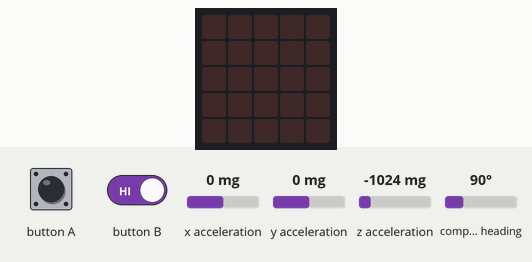
The program below on a simulated BBC micro:bit running MicroPython. On the bench: the board's 5×5 LED display. Inputs (shaded band) come from the test bench; at power-on: x acceleration 0 mg, y acceleration 0 mg, z acceleration -1024 mg, compass heading 90°. The 48×5 strip is a reading aid, not a part: it shows the text the display is scrolling, unrolled, one strip-width of it at a time; the compass is already calibrated.

Above: at 1.3 s.
1.4 s: button A pressed for 0.15 s
At 1.6 s:
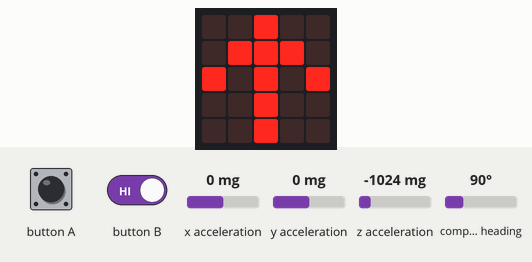
7.4 s: button A pressed for 3.2 s
At 10.8 s:
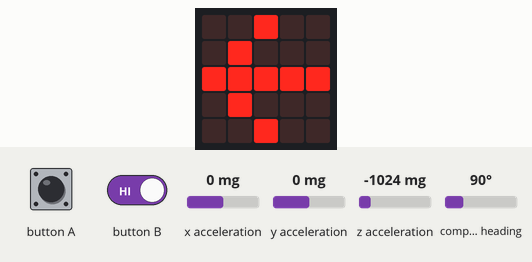
18.9 s: button B held down
At 23.6 s:
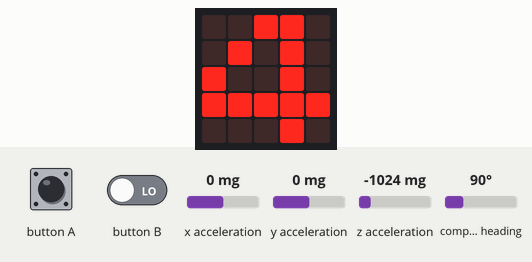

The program:

functions.py
```python
from microbit import *

compass.calibrate()

def iterate_thru():
    display.show(Image.ALL_ARROWS)
    display.clear()
    display.scroll("Press A")
    while not button_a.is_pressed(): # see text
        continue
    display.show(Image.ARROW_W) # see text
    sleep(1000)
    display.scroll("Press B")
    while not button_b.is_pressed(): # see text
        continue
    display.show(Image.ARROW_E) # see text
    sleep(1000)
    display.clear()
    x = str(accelerometer.get_x())
    y = str(accelerometer.get_y())
    z = str(accelerometer.get_z())
    a = x + " " + y + " " + z # see text
    display.show(a)
    sleep(1000)
    display.clear()
    display.scroll(str(compass.heading()))
    sleep(1000)
    if accelerometer.is_gesture("face up"):
        display.show(Image.HAPPY)
    return

while True:
    display.clear()
    if button_a.is_pressed():
        iterate_thru()
```

Measured:
- after the input at 1.4 s, the display: changes at once (image 1)
- after the input at 7.4 s, the display: first differs from a run without the input after 2.8 s (image 2)
- after the input at 18.9 s, the display: first changes at once (image 3 shows a later state)
